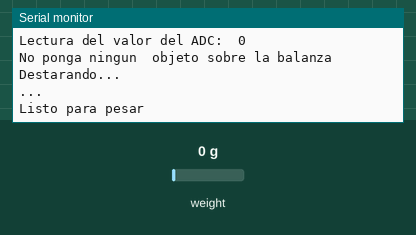
Simulated run of this sketch. Board: Arduino Uno, built with avr-gcc and run on an emulated ATmega328P. Parts: the last lines printed to the serial monitor. Inputs (shaded band) come from the test bench; at power-on: weight on the scale 0 g.

Above: at 3.3 s.
3.4 s: weight on the scale set to 100 g
At 5.4 s:
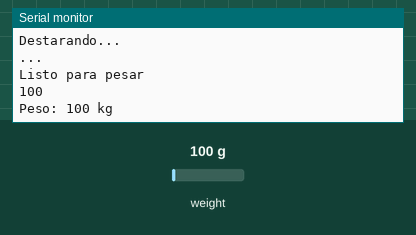
8.1 s: weight on the scale set to 1250 g
At 10.0 s:
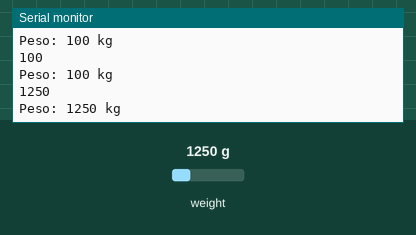

The sketch:

Balanza.ino
```cpp
#include "HX711.h"
#include <SoftwareSerial.h>

#define DOUT  A2
#define CLK  A1
#define longBytesReceive 10

int peso = 0;
String strPeso;
char charPeso[10] ;
HX711 balanza(DOUT, CLK);
SoftwareSerial ArduinoMega(10, 11); // RX, TX

void setup() {
  ArduinoMega.begin(9600);
  Serial.begin(9600);
  Serial.print("Lectura del valor del ADC:  ");
  Serial.println(balanza.read());
  Serial.println("No ponga ningun  objeto sobre la balanza");
  Serial.println("Destarando...");
  Serial.println("...");
  balanza.set_scale(-982.4089947); // Establecemos la escala
  balanza.tare(20);  //El peso actual es considerado Tara.
  Serial.println("Listo para pesar");
}

void loop() {
  peso = balanza.get_units(20);
  strPeso = String(peso);
  strPeso.toCharArray(charPeso,longBytesReceive);
  ArduinoMega.write(charPeso,longBytesReceive);
  Serial.println(String(charPeso));
  Serial.print("Peso: ");
  Serial.print(peso);
  Serial.println(" kg");
  delay(500);
}
```

Measured:
- after the input at 3.4 s, the serial monitor: prints a new line after 0.71 s (image 1)
- after the input at 8.1 s, the serial monitor: prints a new line after 1.0 s (image 2)
